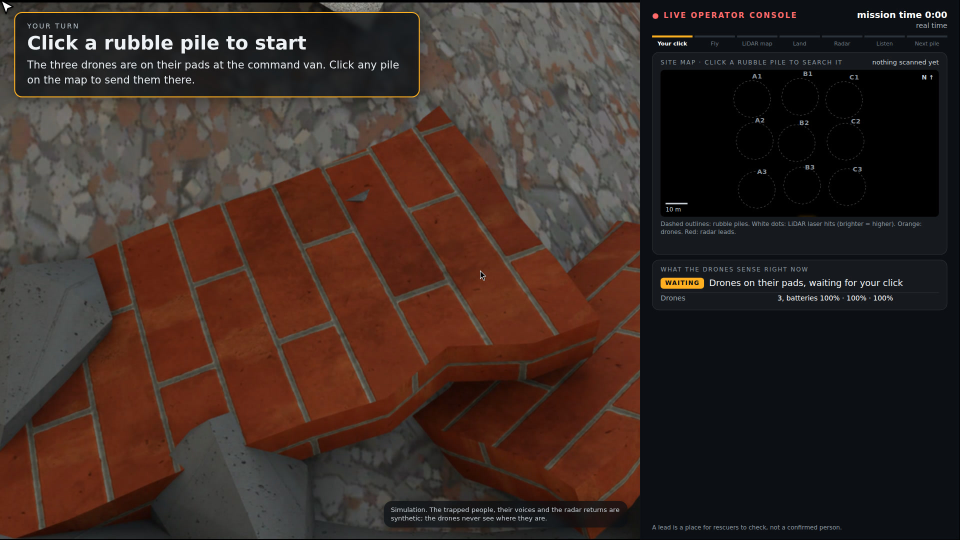
#> input picture data/console/console_held.jpg, 1920 x 1080 px (shown at 1/2 size)
$ python render_link_overlay.py ../../data/console/console_held.jpg ../../data/console/console_lidar.jpg
#> lines starting #> are read from the running program, lines starting #| are printed output that depends on the picture
import sys
from PIL import Image, ImageDraw, ImageFilter, ImageFont
SRC, OUT = sys.argv[1], sys.argv[2]
im = Image.open(SRC).convert("RGB").crop((0, 0, 1280, 720)).resize((1920, 1080), Image.LANCZOS)
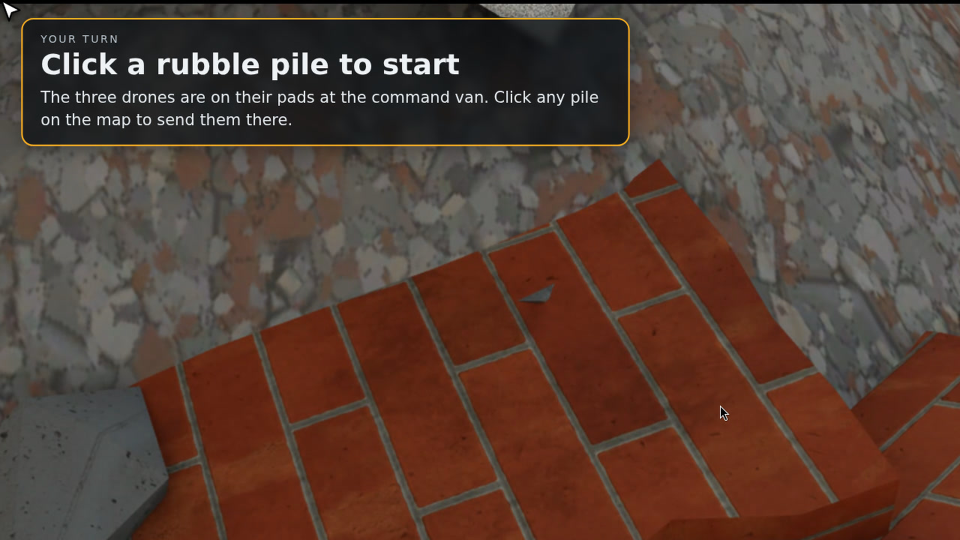
#> im: PIL image 1920x1080 RGB (shown at 1/2 size); mean R, G, B 85.6, 63.5, 53.7
S = 1.5
P = lambda x, y: (x * S, y * S)
mast, d1, d2, d3 = P(810, 52), P(160, 205), P(372, 448), P(545, 462)
pile_phone = P(330, 120)
TEAL, BLUE = (43, 210, 190), (90, 150, 255)
glow = Image.new("RGBA", im.size, (0, 0, 0, 0)); g = ImageDraw.Draw(glow)
#> after `glow = Image.new('RGBA', im.size, (0, 0, 0, 0))`: glow: PIL image 1920x1080 RGBA; every value is 0
sharp = Image.new("RGBA", im.size, (0, 0, 0, 0)); s = ImageDraw.Draw(sharp)

def link(a, b, col, dash=False):
    g.line([a, b], fill=col + (150,), width=18)
    if dash:
        import math
        L = math.dist(a, b); n = int(L // 22)
        for k in range(n):
            if k % 2: continue
            t0, t1 = k / n, (k + 1) / n
            s.line([(a[0] + (b[0] - a[0]) * t0, a[1] + (b[1] - a[1]) * t0), (a[0] + (b[0] - a[0]) * t1, a[1] + (b[1] - a[1]) * t1)], fill=col + (255,), width=5)
    else:
        s.line([a, b], fill=col + (255,), width=5)

# Wi-Fi bubbles around drones (2.4 GHz)
for c, r in ((d1, 230), (d2, 150), (d3, 150)):
    g.ellipse([c[0] - r, c[1] - r * 0.55, c[0] + r, c[1] + r * 0.55], fill=BLUE + (40,), outline=BLUE + (160,), width=6)
    s.ellipse([c[0] - r, c[1] - r * 0.55, c[0] + r, c[1] + r * 0.55], outline=BLUE + (200,), width=3)
# mesh links (5.8 GHz): d1 -> d2 -> van mast, d3 -> mast
link(d1, d2, TEAL); link(d2, mast, TEAL); link(d3, mast, TEAL); link(d1, mast, TEAL, dash=True)
# phone under the pile talking to the airborne drone
link(pile_phone, d1, BLUE, dash=True)
for c, rr in ((mast, 16), (d1, 13), (d2, 13), (d3, 13)):
    s.ellipse([c[0] - rr, c[1] - rr, c[0] + rr, c[1] + rr], fill=(255, 255, 255, 255), outline=TEAL + (255,), width=5)
s.ellipse([pile_phone[0] - 11, pile_phone[1] - 11, pile_phone[0] + 11, pile_phone[1] + 11], fill=BLUE + (255,), outline=(255, 255, 255, 255), width=3)
glow = glow.filter(ImageFilter.GaussianBlur(10))
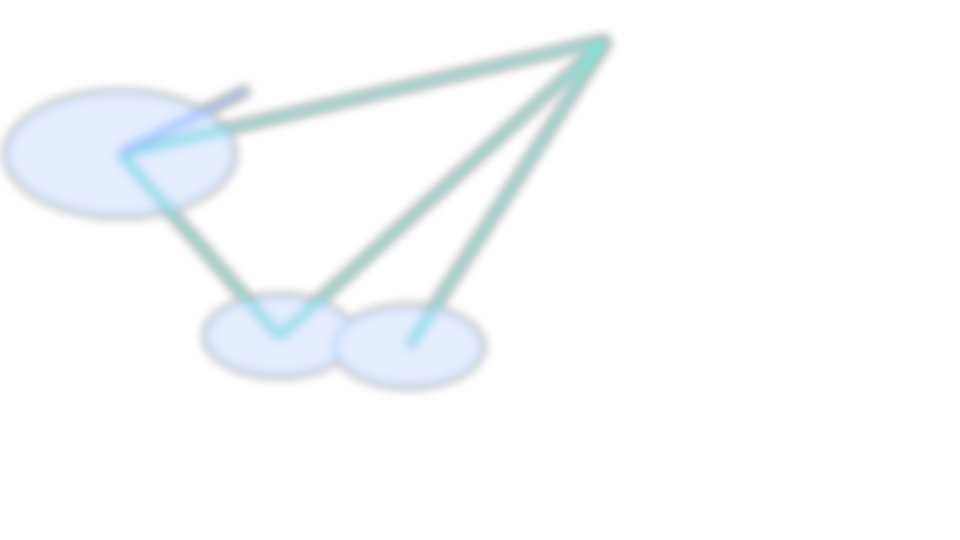
#> glow: PIL image 1920x1080 RGBA (shown at 1/2 size); mean R, G, B, A 8, 16.9, 24.4, 8; transparent parts drawn white
out = Image.alpha_composite(Image.alpha_composite(im.convert("RGBA"), glow), sharp)
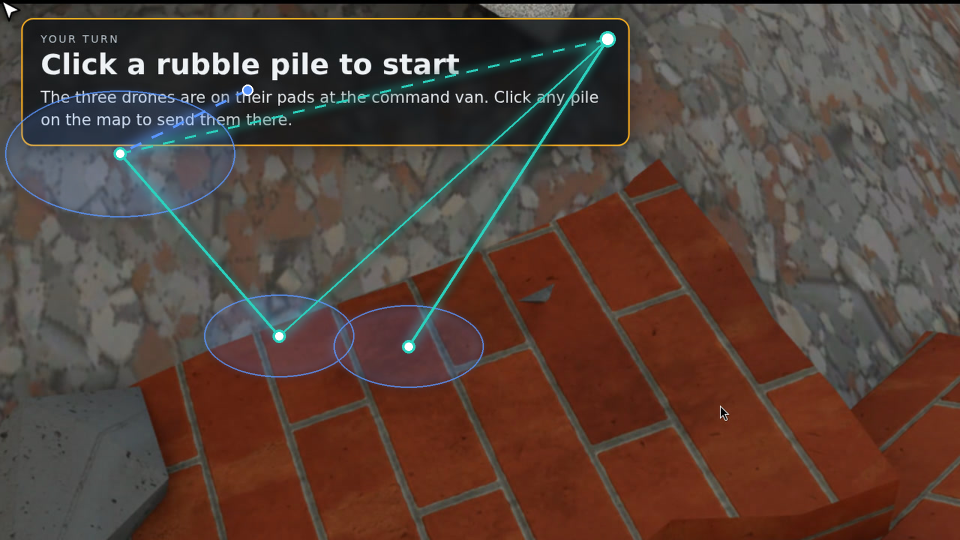
#> out: PIL image 1920x1080 RGBA (shown at 1/2 size); mean R, G, B, A 85, 66.5, 58.5, 255
d = ImageDraw.Draw(out)
def font(sz, b=False):
    try: return ImageFont.truetype("/usr/share/fonts/truetype/dejavu/DejaVuSans%s.ttf" % ("-Bold" if b else ""), sz)
    except OSError: return ImageFont.load_default()
def pill(xy, text, col, sub=None):
#> called with xy = (1300, 40), text = 'Command van', col = (43, 210, 190)
    f, fs = font(30, True), font(22)
    tw = d.textbbox((0, 0), text, font=f)[2]; sw = d.textbbox((0, 0), sub, font=fs)[2] if sub else 0
#> after `tw = d.textbbox((0, 0), text, font=f)[2]`: tw = 240
#> after `sw = d.textbbox((0, 0), sub, font=fs)[2] if sub else 0`: sw = 479
    w = max(tw, sw) + 40; h = 58 + (34 if sub else 0)
#> after `w = max(tw, sw) + 40`: w = 519
    x, y = xy
    d.rounded_rectangle([x, y, x + w, y + h], radius=14, fill=(12, 16, 22, 215), outline=col + (255,), width=3)
    d.text((x + 20, y + 12), text, fill=(240, 244, 248), font=f)
    if sub: d.text((x + 20, y + 54), sub, fill=(170, 180, 192), font=fs)
pill((1300, 40), "Command van", TEAL, "mesh base station on the mast · dashboard")
pill((640, 230), "5.8 GHz drone mesh", TEAL, "telemetry · LiDAR map · alerts · phone traffic")
pill((40, 880), "Rescue Wi-Fi 2.4 GHz", BLUE, "trapped phones connect to the nearest drone")
out.convert("RGB").save(OUT, quality=95)
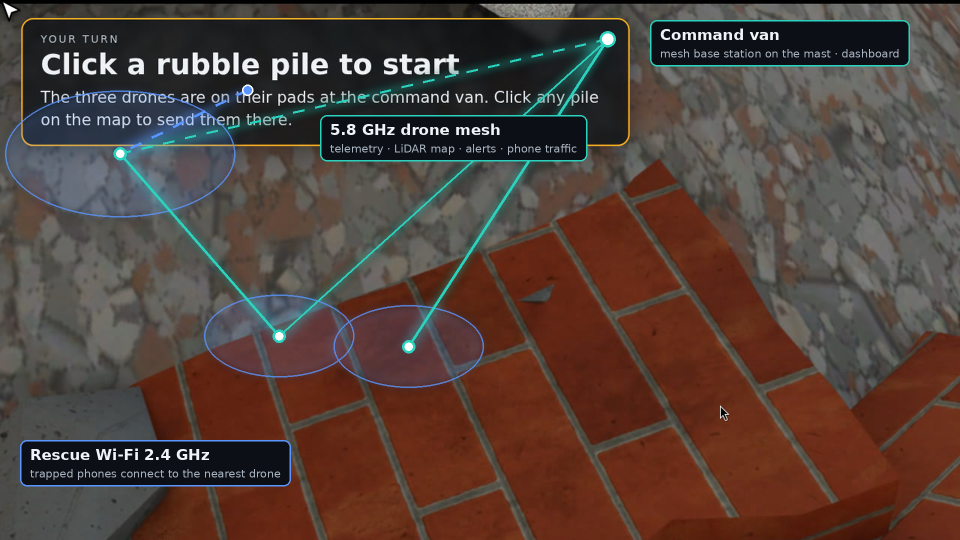
#> saved as console_lidar.jpg: PIL image 1920x1080 RGB (shown at 1/2 size); mean R, G, B 81.9, 64.8, 57.9
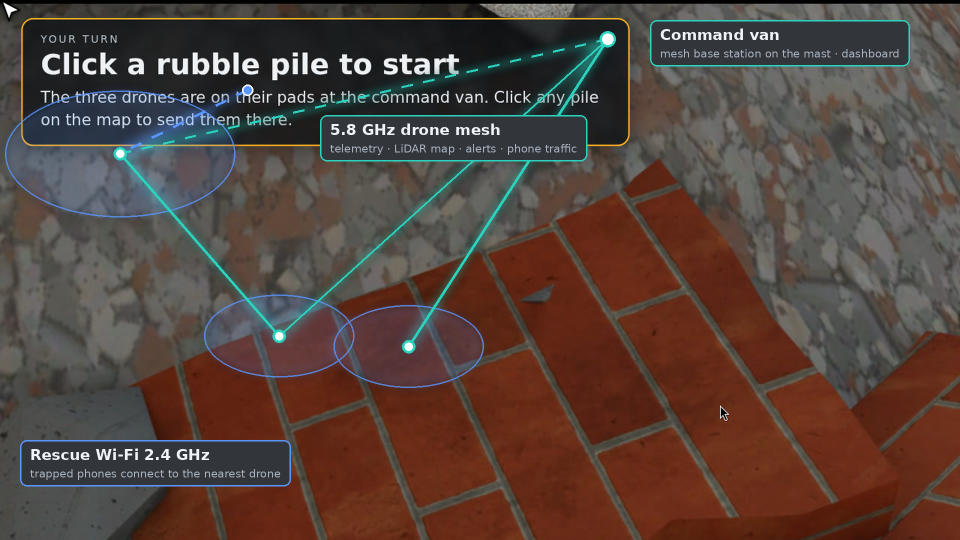
#> out: PIL image 1920x1080 RGBA (shown at 1/2 size); mean R, G, B, A 81.9, 64.8, 57.9, 252.6; transparent parts drawn white
print("ok")

$ run again, on data/console/console_next.jpg
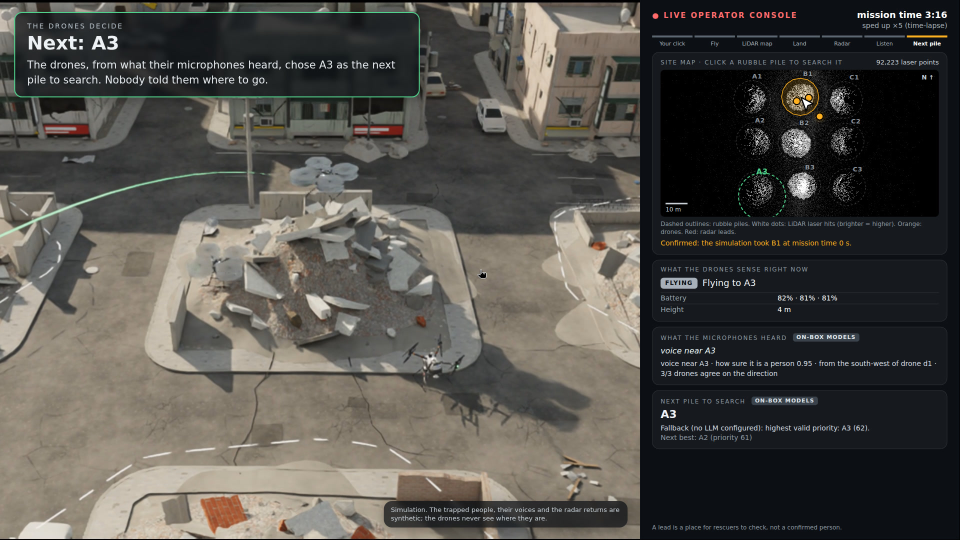
#> input picture data/console/console_next.jpg, 1920 x 1080 px (shown at 1/2 size)
#> `out = Image.alpha_composite(Image.alpha_composite(im.convert("RGBA"), ..`:
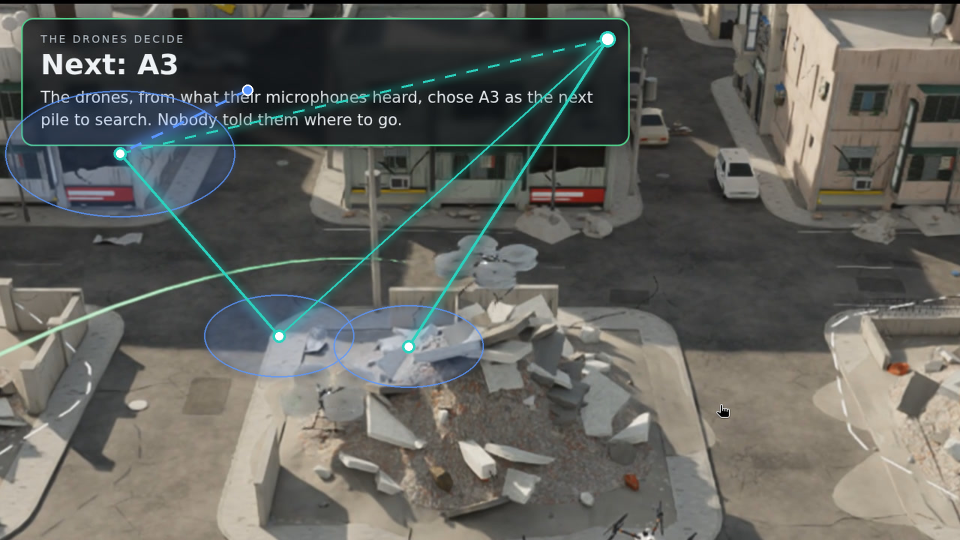
#> out: PIL image 1920x1080 RGBA (shown at 1/2 size); mean R, G, B, A 97.6, 98.2, 93.2, 255
#> tw = 240
#> sw = 479
#> w = 519
#> `out.convert("RGB").save(OUT, quality=95)`:
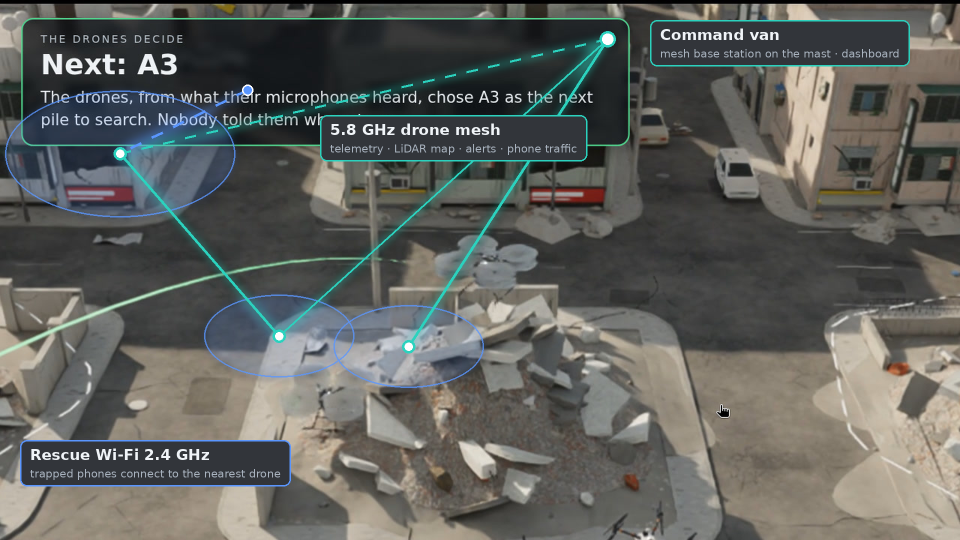
#> out: PIL image 1920x1080 RGBA (shown at 1/2 size); mean R, G, B, A 92.6, 94.2, 90.4, 252.6; transparent parts drawn white
